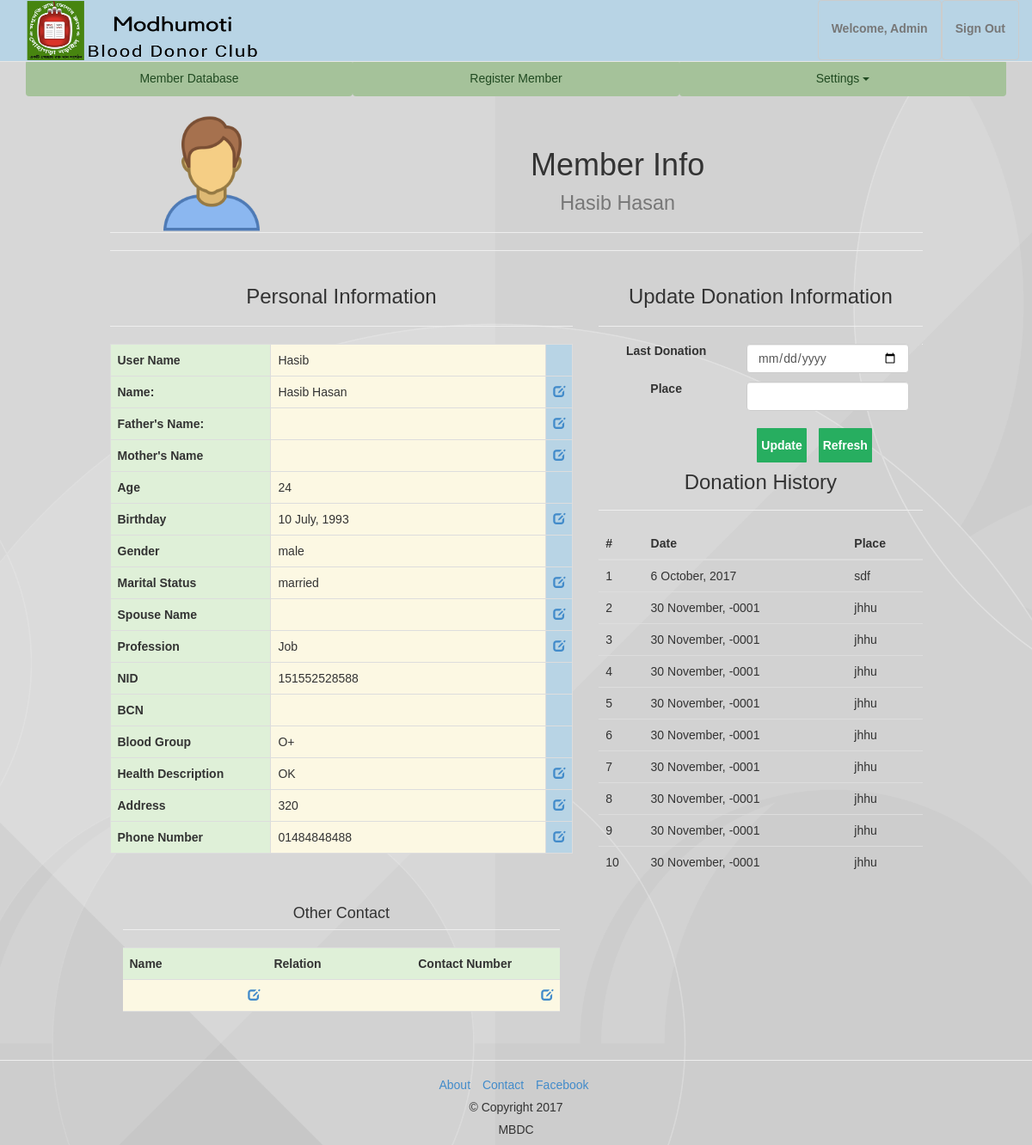
/single.php?id=3 (signed in), run on the app's committed database.
### tables this page shows
CREATE TABLE `members` (
  `id` int(10) UNSIGNED NOT NULL,
  `username` varchar(191) NOT NULL,
  `fullname` varchar(191) NOT NULL,
  `fathersname` varchar(191) NOT NULL,
  `mothersname` varchar(191) NOT NULL,
  `avatar` varchar(255) NOT NULL,
  `age` varchar(191) NOT NULL,
  `bday` date NOT NULL,
  `gender` enum('male','female') NOT NULL,
  `marital` enum('notmarried','married') NOT NULL,
  `spousename` varchar(255) NOT NULL,
  `nation` enum('Bangladeshi') NOT NULL,
  `profession` varchar(255) NOT NULL,
  `nid` varchar(50) NOT NULL,
  `bcn` varchar(50) NOT NULL,
  `bloodgroup` enum('A+','B+','O+','AB+','A-','B-','O-','AB-') NOT NULL,
  `address` text NOT NULL,
  `phone` varchar(191) NOT NULL,
  `cnt1` varchar(50) NOT NULL,
  `cnt1r` varchar(50) NOT NULL,
  `cnt1p` varchar(50) NOT NULL,
  `hsd` text NOT NULL,
  `pde` enum('yes','no') NOT NULL,
  `password` varchar(191) NOT NULL,
  `created_at` timestamp NOT NULL DEFAULT CURRENT_TIMESTAMP
);

CREATE TABLE `donation` (
  `id` int(10) NOT NULL,
  `member` int(10) NOT NULL,
  `lastdonation` date NOT NULL,
  `place` varchar(255) NOT NULL
);

### single_table.php (the view, shortened to what this page needs)
<div class="table-responsive">
<table class="table table-bordered edit-table">
<tr>
    <th>User Name</th>
    <td><?php echo $username; ?></td>
    <td></td>
</tr>
<tr>
    <th>Name:</th>
    <td >
        <span id="fname"><?php echo $fullname; ?></span>
    </td>
    <td><a href="#field1" class="gradient-button edit"><span class="glyphicon glyphicon-edit" aria-hidden="true"></span></a></td>
</tr>
<tr>
    <th>Father's Name:</th>
    <td >
    </td>
    <td><a href="#field2" class="gradient-button edit"><span class="glyphicon glyphicon-edit" aria-hidden="true"></span></a></td>
</tr>
<tr>
    <th>Mother's Name</th>
    <td >
        </div>
    <td><a href="#field3" class="gradient-button edit"><span class="glyphicon glyphicon-edit" aria-hidden="true"></span></a></td>
<tr>
  <th>Age</th>
  <td><?php echo $age; ?></td>
  <td></td>
</tr>
<tr>
  <th>Birthday</th>
  <td>
        <span id="bday"><?php echo date("j F, Y", strtotime($bday)); ?></span>
        </div>
    <td><a href="#field4" class="gradient-button edit"><span class="glyphicon glyphicon-edit" aria-hidden="true"></span></a></td>
<tr>
  <th>Gender</th>
  <td><?php echo $gender; ?></td>
  <td></td>
</tr>
<tr>
  <th>Marital Status</th>
    <td >
        <span id="marital"><?php echo $marital; ?></span>
        </div>
    <td><a href="#field5" class="gradient-button edit"><span class="glyphicon glyphicon-edit" aria-hidden="true"></span></a></td></tr>
<?php if($spousename != "" || $marital == "married"){ ?>
<tr>
  <th>Spouse Name</th>
  <td>
        </div>
    <td><a href="#field6" class="gradient-button edit"><span class="glyphicon glyphicon-edit" aria-hidden="true"></span></a></td>
<?php }?>
<tr>
    <th>Profession</th>
  <td>
        <span id="prf"><?php echo $profession; ?></span>
        </div>
    <td><a href="#field7" class="gradient-button edit"><span class="glyphicon glyphicon-edit" aria-hidden="true"></span></a></td>
<tr>
    <th>NID</th>
    <td><?php echo $national; ?></td>
    <td></td>
</tr>
<tr>
    <th>BCN</th>
    <td><?php echo $birth; ?></td>
    <td></td>
</tr>
<tr>
    <th>Blood Group</th>
    <td class="warning"><?php echo $bloodgroup; ?></td>
    <td></td>
</tr>
<tr>
    <th>Health Description</th>
    <td class="warning">
        <span id="hsds"><?php echo $hsd; ?></span>
        </div>
    <td><a href="#field8" class="gradient-button edit"><span class="glyphicon glyphicon-edit" aria-hidden="true"></span></a></td>
<tr>
    <th>Address</th>
    <td>
      <span id="addr"><?php echo $address; ?></span>
    </td>
    <td><a href="#field9" class="gradient-button edit"><span class="glyphicon glyphicon-edit" aria-hidden="true"></span></a></td>
</tr>
<tr>
    <th>Phone Number</th>
    <td>
      <span id="phno"><?php echo $phone; ?></span>
    </td>
    <td><a href="#field10" class="gradient-button edit"><span class="glyphicon glyphicon-edit" aria-hidden="true"></span></a></td>

### header.php (shortened to what this page needs)
<!DOCTYPE html>
<html lang="en">
  <head>
    <link rel="stylesheet" href="css/bootstrap.css">
    <link rel="stylesheet" href="css/custom.css">
    <link rel="stylesheet" href="css/bootstrap-table.css">
</head>

### single.php (shortened to what this page needs)
<?php
require 'config.php';
if (!isset($_GET['id']) || $_GET['id'] == 0) {
    header("location: 404.php");
    exit;
} else {
    $id = (int)($_GET['id']);
    $query = "SELECT * FROM `members` WHERE `id` = $id";
    $result = mysqli_query($link, $query);
    $donquery = "SELECT * FROM `donation` WHERE `member` = $id ORDER BY lastdonation DESC";
    $donresult = mysqli_query($link, $donquery);
}
if ($result->num_rows == 0) {
    header("location: 404.php");
    exit;
} else {
while ($row = mysqli_fetch_array($result)):
    $username = $row['username'];
    $fullname = $row['fullname'];
    $avatar = $row['avatar'];
    $age = $row['age'];
    $bday = $row['bday'];
    $gender = $row['gender'];
    $marital = $row['marital'];
    $spousename = $row['spousename'];
    $profession = $row['profession'];
    $national = $row['nid'];
    $bloodgroup = $row['bloodgroup'];
    $address = $row['address'];
    $phone = $row['phone'];
    $cnt1 = $row['cnt1'];
    $cnt1r = $row['cnt1r'];
    $cnt1p = $row['cnt1p'];
    $hsd = $row['hsd'];
endwhile;
}
?>
<?php include 'header.php'; ?>
<body>
<?php include 'nav.php'; ?>
<div class="container">
<?php include 'topbar.php'; ?>
    <div class="row"  style="margin-top: 20px;">
        <div class="col-md-10 col-md-offset-1">
            <div class="col-xs-6 col-md-3" style="float: left;">
                <img src="<?php echo (!empty($avatar)? $avatar : "ava.png"); ?>" alt="Image" width="140" height="140">
            </div>
            <div class="page-header">
                <h1>Member Info <br><small><?php echo ucfirst($fullname); ?></small>  </h1>
            </div>
        <hr>
        <div class="row">
          <div class="col-md-7">
            <h3>Personal Information</h3>
            <hr>
            <?php include 'single_table.php'; ?>
            <div class="col-md-12">
                <div class="page-header">
                    <h4>Other Contact</h4>
                </div>
                <table class="table">
                    <tr class="success">
                        <th style="width: 33%;">Name</th>
                        <th style="width: 33%;">Relation</th>
                        <th style="width: 34%;">Contact Number</th>
                    </tr>
                    <tr class="warning">
                        <td><span id="cnm"><?php echo $cnt1; ?></span><a href="#field11" class="gradient-button edit" style="float: right;"><span class="glyphicon glyphicon-edit" aria-hidden="true"></span></a></td>
                        <td><?php echo $cnt1r; ?></td>
                        <td><span id="cnp"><?php echo $cnt1p; ?></span><a href="#field12" class="gradient-button edit" style="float: right;"><span class="glyphicon glyphicon-edit" aria-hidden="true"></span></a></td>
                    </tr>
                    <tr>
                        <td>
                        </td>
                        <td></td>
                        <td>
                        </td>
                    </tr>
                </table>
            </div>
          <?php include 'singdon.php'; ?>
<?php include 'footer.php'; ?>
    </body>
</html>

### nav.php (shortened to what this page needs)
<nav class="navbar navbar-fixed-top navbar-default">
    <div class="container">
        <div class="navbar-header">
            <a href="index.php" class="navbar-brand"><img src="images/log.png" alt="mbdc"></a>
        </div>
        <div class="collapse navbar-collapse" id="navbar-collapse">
            <ul class="nav navbar-nav navbar-right">
                <?php
                if(!isset($_SESSION['admin']) || empty($_SESSION['admin'])){
                ?>
                <li><a href="login.php" class="btn btn-default">Login</a></li>
                <?php } else {?>
                <li><a href="welcome.php" class="btn btn-default">Welcome, Admin</a></li>
                <li><a href="logout.php" class="btn btn-default">Sign Out</a></li>
                <?php } ?>
            </ul>
        </div>
    </div>
</nav>

### topbar.php (shortened to what this page needs)
<div class="btn-group-justified hidden-xs" role="group" style="padding-top: 20px;">
    <a href="members.php" class="btn btn-succes">Member Database</a>
    <a href="mregister.php" class="btn btn-succes">Register Member</a>
    <div class="btn-group" role="group">
        <button type="button" class="btn btn-succes dropdown-toggle" data-toggle="dropdown" aria-haspopup="true" aria-expanded="false">
          Settings <span class="caret"></span>
        </button>
  </div>
</div>

### singdon.php (shortened to what this page needs)
<div class="col-md-5">
    <h3>Update Donation Information</h3>
    <hr>
        <div class="form-group">
            <label for="lastdonation" class="col-md-5 control-label">Last Donation</label>
            <div class="col-md-7">
                <input type="date" class="form-control" name="lastdonation" id="lastdonation">
            </div>
        </div>
        <div class="form-group">
            <label for="place" class="col-md-5 control-label">Place</label>
            <div class="col-md-7">
                <input type="text" class="form-control" name="place" id="place">
            </div>
        </div>
        <div class="form-group">
            <div class="col-md-8 col-md-offset-4">
                <input type="submit" name="update" value ="Update" class="submission btn btn-default" onClick="callCrudAction('saveldon','<?php echo $id; ?>')">
                <a href="single.php?id=<?php echo $id; ?>" class="submission btn btn-default">Refresh</a>
            </div>
        </div>
        <div class="page-header"><h3>Donation History</h3></div>
          <div class="table-responsive">
            <table class="table table-hover">
              <thead>
                  <tr>
                      <th>#</th>
                      <th>Date</th>
                      <th>Place</th>
                  </tr>
              </thead>
              <tbody>
                  <?php  $id=0; while ($row = mysqli_fetch_array($donresult)): $id++; ?>
                  <tr>
                      <td><?php echo $id; ?></td>
                      <td><?php echo date("j F, Y", strtotime($row['lastdonation'])); ?></td>
                      <td><?php echo $row['place']; ?></td>
                  </tr>
                  <?php  endwhile; ?>
              </tbody>
            </table>
          </div>
</div>
<link rel="stylesheet" href="css/jquery-ui.css">

### footer.php
<footer>
<hr>
    <div class="container text-center">
        <ul class="list-inline">
            <li><a href="#">About</a></li>
            <li><a href="#">Contact</a></li>
            <li><a href="#">Facebook</a></li>
        </ul>
        <p>&copy; Copyright 2017</p>
        <p>MBDC</p>
    </div>
</footer>

### css/custom.css (style rules this page uses)
html { height: 100%; margin: 0 auto; padding: 0; }
body { font: 14px sans-serif; padding-top: 50px; min-height: 100%; text-align: center; background: url(../images/wa1.png) no-repeat center fixed; background-size: cover; }
#regiration_form .next, #regiration_form .previous, .submission { background: #27AE60; font-weight: bold; color: white; border: 0 none; border-radius: 1px; cursor: pointer; padding: 10px 5px; margin: 10px 5px; }
th, td { text-align: left; }
.well h3, h4 { padding: 0px; margin: 0px; }
.navbar { min-height: 72px; }
.navbar-default { background-color: #b8d4e5; }
.navbar-brand { padding-top: 0px; padding-bottom: 0px; }
.navbar-brand img { height: 70px; width: 270px; }
.btn-succes { color: #204a21; background-color: #a5c29a; padding: 10px 60px; }
.edit-table th { width: 35%; background-color: #dff0d8; }
.edit-table tr td:first-of-type { width: 60%; background-color: #fcf8e3; }
.edit-table tr td:last-of-type { width: 5%; background-color: #b8d4e5; }
.nav li a { height: 70px; line-height: 35px; background-color: transparent; font-weight: bold; }

### data on the page
members: avatar (picture), fullname "Hasib Hasan", username "Hasib", age "24", bday "10 July, 1993", gender "male", marital "married", profession "Job", nid "151552528588", bloodgroup "O+", hsd "OK", address "320", phone "01484848488"
donation: lastdonation "6 October, 2017", place "sdf"
donation: lastdonation "30 November, -0001", place "jhhu"
donation: lastdonation "30 November, -0001", place "jhhu"
donation: lastdonation "30 November, -0001", place "jhhu"
donation: lastdonation "30 November, -0001", place "jhhu"
donation: lastdonation "30 November, -0001", place "jhhu"
donation: lastdonation "30 November, -0001", place "jhhu"
donation: lastdonation "30 November, -0001", place "jhhu"
donation: lastdonation "30 November, -0001", place "jhhu"
donation: lastdonation "30 November, -0001", place "jhhu"
